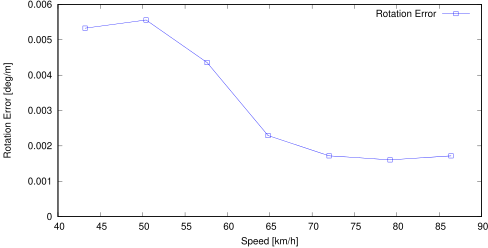

Source code (gnuplot):
set term postscript eps enhanced color
set output "sub01_rs.eps"
set size ratio 0.5
set yrange [0:*]
set xlabel "Speed [km/h]"
set ylabel "Rotation Error [deg/m]"
plot "sub01_rs.txt" using ($1*3.6):($2*57.3) title 'Rotation Error' lc rgb "#0000FF" pt 4 w linespoints
